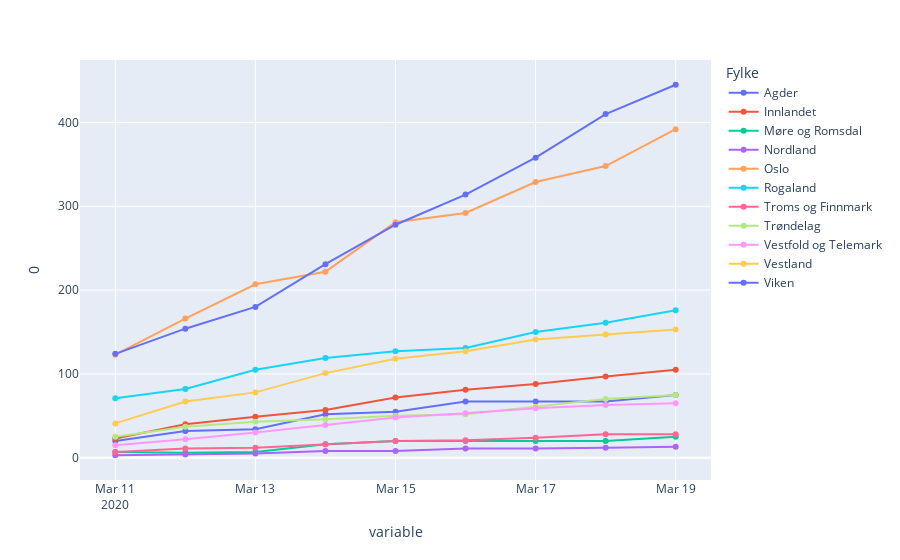

Here is the notebook cell this chart was saved with:
### Code cell
import plotly.express as px
fig = px.scatter(df, x="variable", y=0, color="Fylke")
fig.update_traces(mode="markers+lines")

### Figure 1 — Plotly figure (JSON) as saved in the notebook; plotly's stock layout.template omitted (floating-point values rounded to 4 significant figures)
{"data": [{"hoverlabel": {"namelength": 0}, "hovertemplate": "Fylke=Agder<br>variable=%{x}<br>0=%{y}", "legendgroup": "Agder", "marker": {"color": "#636efa", "symbol": "circle"}, "mode": "markers+lines", "name": "Agder", "showlegend": true, "type": "scatter", "x": ["2020-03-11T00:00:00", "2020-03-12T00:00:00", "2020-03-13T00:00:00", "2020-03-14T00:00:00", "2020-03-15T00:00:00", "2020-03-16T00:00:00", "2020-03-17T00:00:00", "2020-03-18T00:00:00", "2020-03-19T00:00:00"], "xaxis": "x", "y": [20, 32, 34, 52, 55, 67, 67, 67, 75], "yaxis": "y"}, {"hoverlabel": {"namelength": 0}, "hovertemplate": "Fylke=Innlandet<br>variable=%{x}<br>0=%{y}", "legendgroup": "Innlandet", "marker": {"color": "#EF553B", "symbol": "circle"}, "mode": "markers+lines", "name": "Innlandet", "showlegend": true, "type": "scatter", "x": ["2020-03-11T00:00:00", "2020-03-12T00:00:00", "2020-03-13T00:00:00", "2020-03-14T00:00:00", "2020-03-15T00:00:00", "2020-03-16T00:00:00", "2020-03-17T00:00:00", "2020-03-18T00:00:00", "2020-03-19T00:00:00"], "xaxis": "x", "y": [23, 40, 49, 57, 72, 81, 88, 97, 105], "yaxis": "y"}, {"hoverlabel": {"namelength": 0}, "hovertemplate": "Fylke=Møre og Romsdal<br>variable=%{x}<br>0=%{y}", "legendgroup": "Møre og Romsdal", "marker": {"color": "#00cc96", "symbol": "circle"}, "mode": "markers+lines", "name": "Møre og Romsdal", "showlegend": true, "type": "scatter", "x": ["2020-03-11T00:00:00", "2020-03-12T00:00:00", "2020-03-13T00:00:00", "2020-03-14T00:00:00", "2020-03-15T00:00:00", "2020-03-16T00:00:00", "2020-03-17T00:00:00", "2020-03-18T00:00:00", "2020-03-19T00:00:00"], "xaxis": "x", "y": [7, 6, 7, 16, 20, 20, 20, 20, 25], "yaxis": "y"}, {"hoverlabel": {"namelength": 0}, "hovertemplate": "Fylke=Nordland<br>variable=%{x}<br>0=%{y}", "legendgroup": "Nordland", "marker": {"color": "#ab63fa", "symbol": "circle"}, "mode": "markers+lines", "name": "Nordland", "showlegend": true, "type": "scatter", "x": ["2020-03-11T00:00:00", "2020-03-12T00:00:00", "2020-03-13T00:00:00", "2020-03-14T00:00:00", "2020-03-15T00:00:00", "2020-03-16T00:00:00", "2020-03-17T00:00:00", "2020-03-18T00:00:00", "2020-03-19T00:00:00"], "xaxis": "x", "y": [3, 4, 5, 8, 8, 11, 11, 12, 13], "yaxis": "y"}, {"hoverlabel": {"namelength": 0}, "hovertemplate": "Fylke=Oslo<br>variable=%{x}<br>0=%{y}", "legendgroup": "Oslo", "marker": {"color": "#FFA15A", "symbol": "circle"}, "mode": "markers+lines", "name": "Oslo", "showlegend": true, "type": "scatter", "x": ["2020-03-11T00:00:00", "2020-03-12T00:00:00", "2020-03-13T00:00:00", "2020-03-14T00:00:00", "2020-03-15T00:00:00", "2020-03-16T00:00:00", "2020-03-17T00:00:00", "2020-03-18T00:00:00", "2020-03-19T00:00:00"], "xaxis": "x", "y": [123, 166, 207, 222, 281, 292, 329, 348, 392], "yaxis": "y"}, {"hoverlabel": {"namelength": 0}, "hovertemplate": "Fylke=Rogaland<br>variable=%{x}<br>0=%{y}", "legendgroup": "Rogaland", "marker": {"color": "#19d3f3", "symbol": "circle"}, "mode": "markers+lines", "name": "Rogaland", "showlegend": true, "type": "scatter", "x": ["2020-03-11T00:00:00", "2020-03-12T00:00:00", "2020-03-13T00:00:00", "2020-03-14T00:00:00", "2020-03-15T00:00:00", "2020-03-16T00:00:00", "2020-03-17T00:00:00", "2020-03-18T00:00:00", "2020-03-19T00:00:00"], "xaxis": "x", "y": [71, 82, 105, 119, 127, 131, 150, 161, 176], "yaxis": "y"}, {"hoverlabel": {"namelength": 0}, "hovertemplate": "Fylke=Troms og Finnmark<br>variable=%{x}<br>0=%{y}", "legendgroup": "Troms og Finnmark", "marker": {"color": "#FF6692", "symbol": "circle"}, "mode": "markers+lines", "name": "Troms og Finnmark", "showlegend": true, "type": "scatter", "x": ["2020-03-11T00:00:00", "2020-03-12T00:00:00", "2020-03-13T00:00:00", "2020-03-14T00:00:00", "2020-03-15T00:00:00", "2020-03-16T00:00:00", "2020-03-17T00:00:00", "2020-03-18T00:00:00", "2020-03-19T00:00:00"], "xaxis": "x", "y": [7, 11, 12, 16, 20, 21, 24, 28, 28], "yaxis": "y"}, {"hoverlabel": {"namelength": 0}, "hovertemplate": "Fylke=Trøndelag<br>variable=%{x}<br>0=%{y}", "legendgroup": "Trøndelag", "marker": {"color": "#B6E880", "symbol": "circle"}, "mode": "markers+lines", "name": "Trøndelag", "showlegend": true, "type": "scatter", "x": ["2020-03-11T00:00:00", "2020-03-12T00:00:00", "2020-03-13T00:00:00", "2020-03-14T00:00:00", "2020-03-15T00:00:00", "2020-03-16T00:00:00", "2020-03-17T00:00:00", "2020-03-18T00:00:00", "2020-03-19T00:00:00"], "xaxis": "x", "y": [25, 37, 43, 46, 50, 52, 61, 70, 75], "yaxis": "y"}, {"hoverlabel": {"namelength": 0}, "hovertemplate": "Fylke=Vestfold og Telemark<br>variable=%{x}<br>0=%{y}", "legendgroup": "Vestfold og Telemark", "marker": {"color": "#FF97FF", "symbol": "circle"}, "mode": "markers+lines", "name": "Vestfold og Telemark", "showlegend": true, "type": "scatter", "x": ["2020-03-11T00:00:00", "2020-03-12T00:00:00", "2020-03-13T00:00:00", "2020-03-14T00:00:00", "2020-03-15T00:00:00", "2020-03-16T00:00:00", "2020-03-17T00:00:00", "2020-03-18T00:00:00", "2020-03-19T00:00:00"], "xaxis": "x", "y": [15, 22, 30, 39, 48, 53, 59, 63, 65], "yaxis": "y"}, {"hoverlabel": {"namelength": 0}, "hovertemplate": "Fylke=Vestland<br>variable=%{x}<br>0=%{y}", "legendgroup": "Vestland", "marker": {"color": "#FECB52", "symbol": "circle"}, "mode": "markers+lines", "name": "Vestland", "showlegend": true, "type": "scatter", "x": ["2020-03-11T00:00:00", "2020-03-12T00:00:00", "2020-03-13T00:00:00", "2020-03-14T00:00:00", "2020-03-15T00:00:00", "2020-03-16T00:00:00", "2020-03-17T00:00:00", "2020-03-18T00:00:00", "2020-03-19T00:00:00"], "xaxis": "x", "y": [41, 67, 78, 101, 118, 127, 141, 147, 153], "yaxis": "y"}, {"hoverlabel": {"namelength": 0}, "hovertemplate": "Fylke=Viken<br>variable=%{x}<br>0=%{y}", "legendgroup": "Viken", "marker": {"color": "#636efa", "symbol": "circle"}, "mode": "markers+lines", "name": "Viken", "showlegend": true, "type": "scatter", "x": ["2020-03-11T00:00:00", "2020-03-12T00:00:00", "2020-03-13T00:00:00", "2020-03-14T00:00:00", "2020-03-15T00:00:00", "2020-03-16T00:00:00", "2020-03-17T00:00:00", "2020-03-18T00:00:00", "2020-03-19T00:00:00"], "xaxis": "x", "y": [124, 154, 180, 231, 278, 314, 358, 410, 445], "yaxis": "y"}], "layout": {"legend": {"title": {"text": "Fylke"}, "tracegroupgap": 0}, "margin": {"t": 60}, "xaxis": {"anchor": "y", "domain": [0, 1], "title": {"text": "variable"}}, "yaxis": {"anchor": "x", "domain": [0, 1], "title": {"text": "0"}}}}
